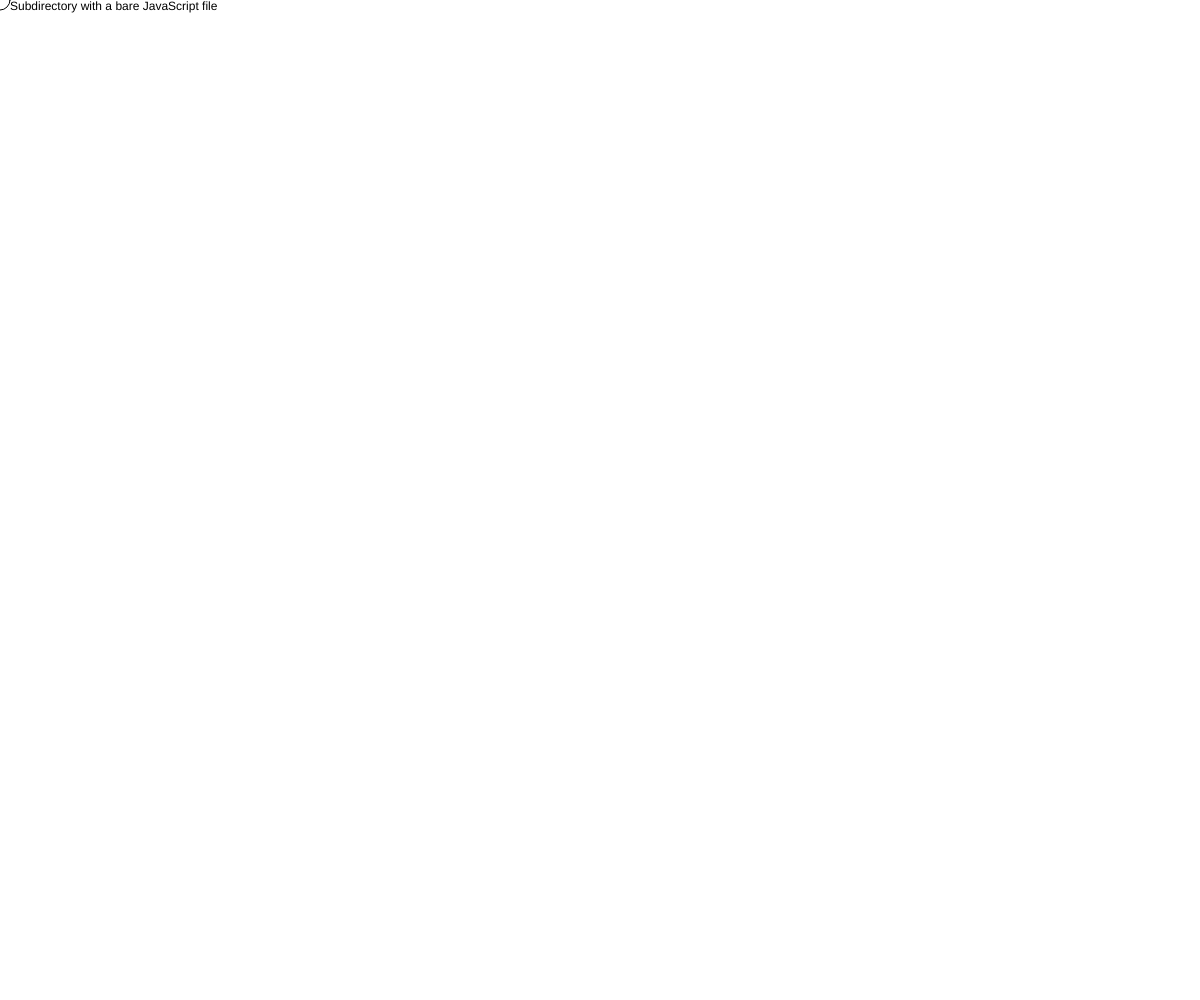
Frame 1 (no input)
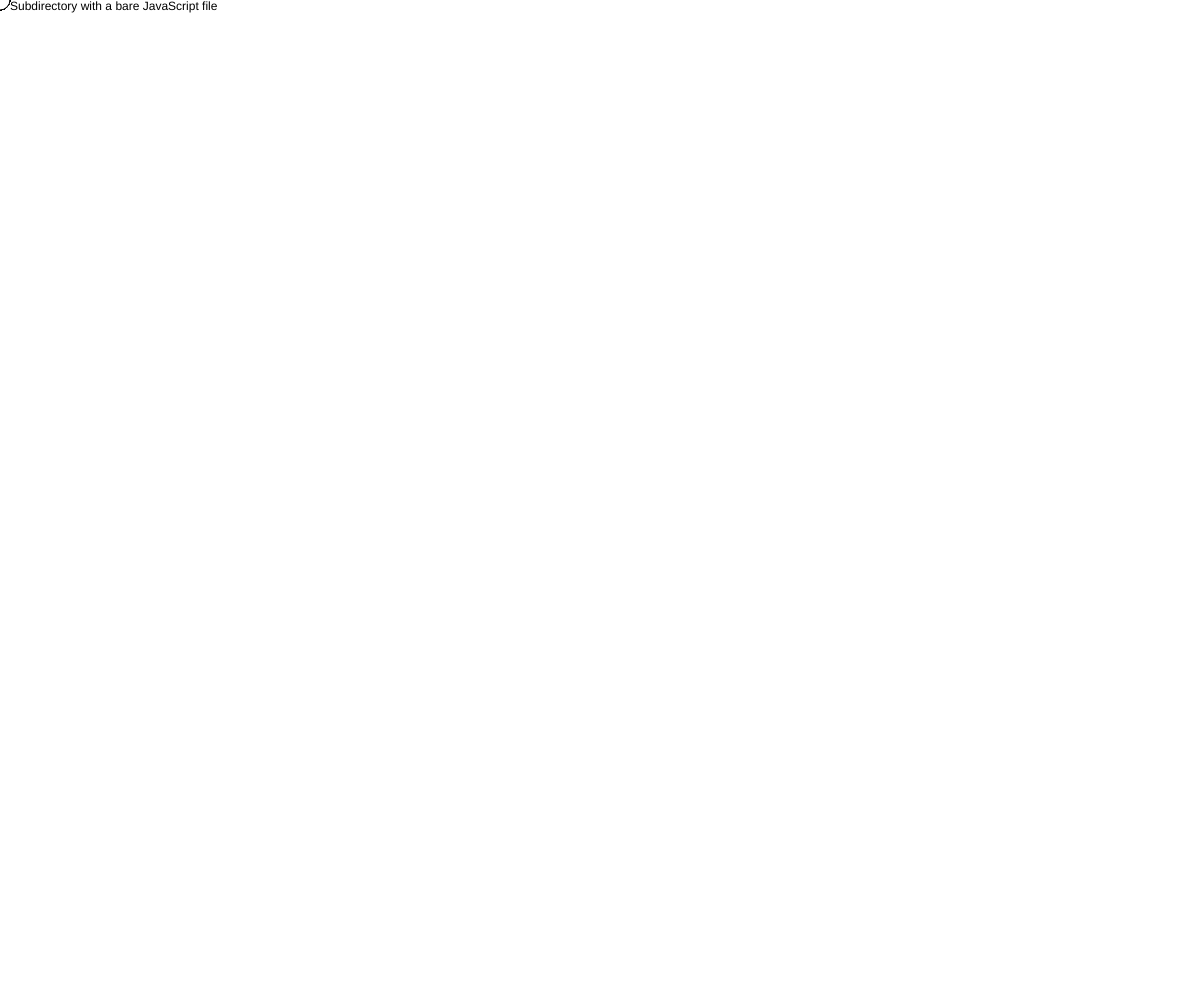
Frame 60 (no input)
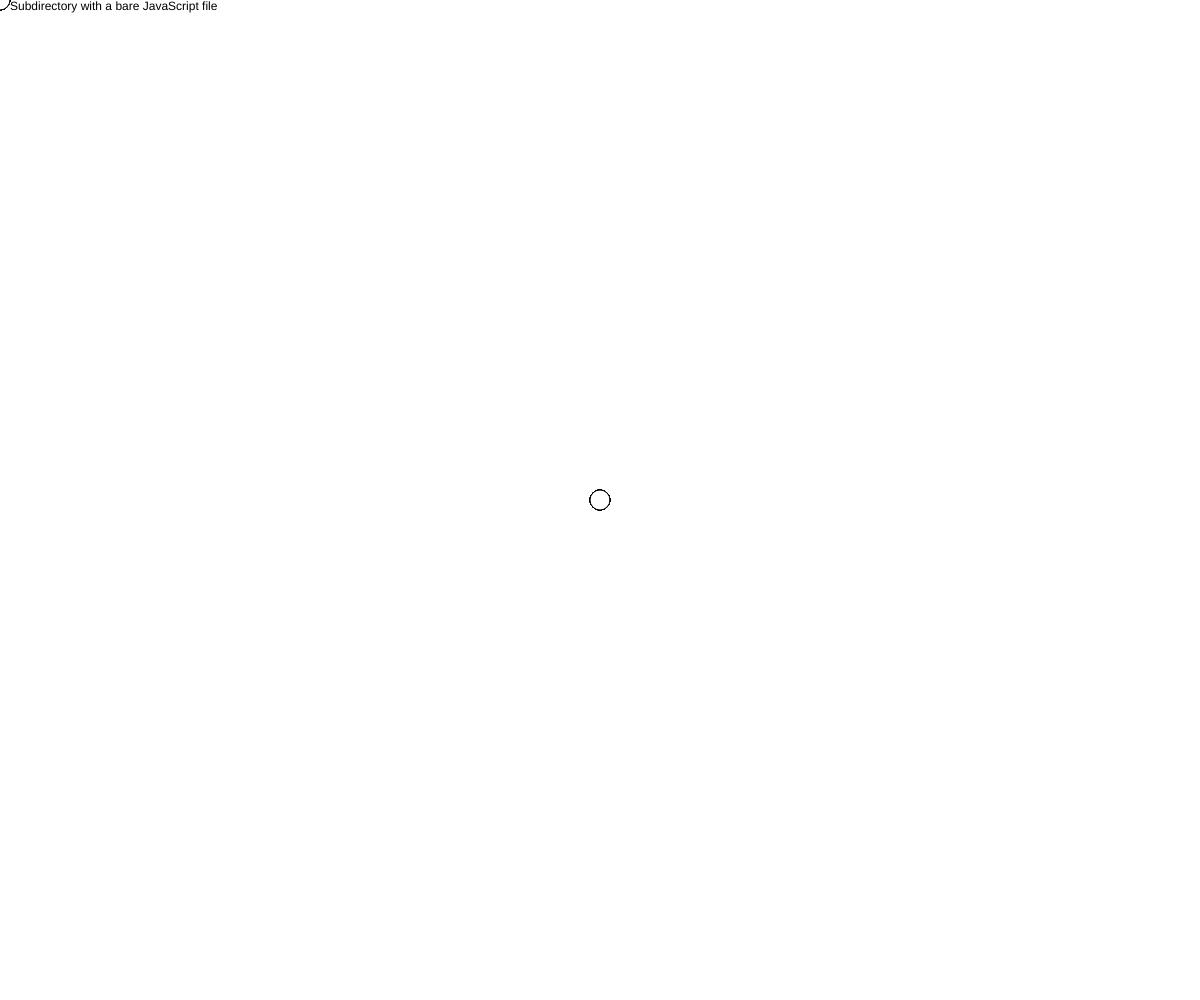
Frame 120 (the mouse pressed at the canvas centre since frame 60)

The p5.js sketch that drew these frames (run headless with seeded random() and noise() and a simulated clock; from frame 60 on, the mouse is pressed at the canvas centre):

// p5.js sketch
// ── sketch.js
function setup() {
    createCanvas(windowWidth, windowHeight);
    text('Subdirectory with a bare JavaScript file', 10, 10);
}

function draw() {
    circle(mouseX, mouseY, 20);
}
